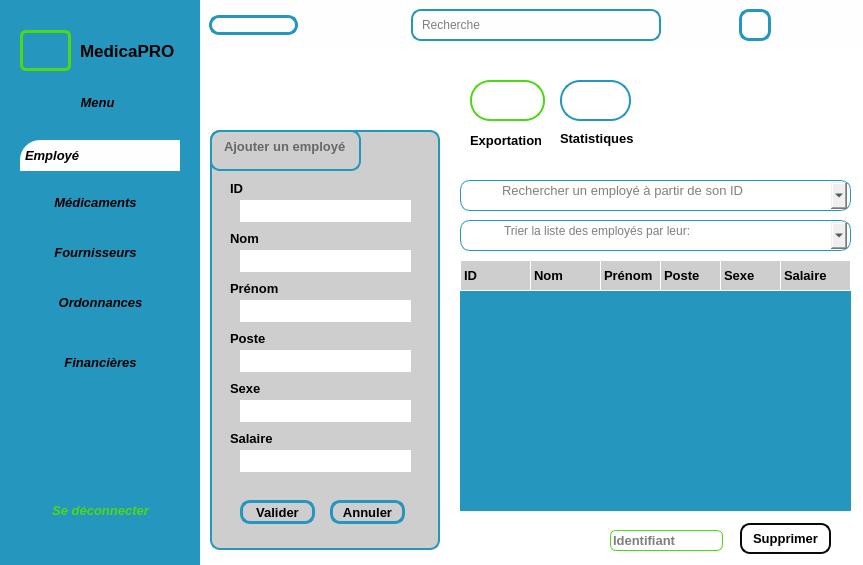
<?xml version="1.0" encoding="UTF-8"?>
<ui version="4.0">
 <class>MainWindow</class>
 <widget class="QMainWindow" name="MainWindow">
  <property name="geometry">
   <rect>
    <x>0</x>
    <y>0</y>
    <width>863</width>
    <height>565</height>
   </rect>
  </property>
  <property name="windowTitle">
   <string>MainWindow</string>
  </property>
  <property name="styleSheet">
   <string notr="true"/>
  </property>
  <widget class="QWidget" name="centralwidget">
   <property name="styleSheet">
    <string notr="true">*{
	color: #000;
	border: none;
}
#centralwidget{
	background-color: #eff99fe
}
#leftmenu{
	background-color: #2596be;
}
QLineEdit{
	background: transparent;
}
QFrame{
	border-radius: 10px;
	border: 2px solid #2596be;
}
QLabel{
	color: #2596be;
}
#employe{
	background-color: #cecece;
}
lineEdit_2{
	background: transparent;
}
#label_3{
	color: #000;
	border: #000;
}
#lineEdit_3{
	background: #ffffff;
	background: transparent;
}
#label_4{
	color: #000;
	border: #000;
}
#lineEdit_4{
	background: #ffffff;
}
#label_5{
	color: #000;
	border: #000;
}
#lineEdit_5{
	background: #ffffff;
}
#label_6{
	color: #000;
	border: #000;
}
#lineEdit_6{
	background: #ffffff;
}
#label_7{
	color: #000;
	border: #000;
}
#lineEdit_7{
	background: #ffffff;
}
#label_8{
	color: #000;
	border: #000;
}
#lineEdit_8{
	background: #ffffff;
}
#label_9{
	color: #000;
	border: #000;
}
#lineEdit_9{
	background: #ffffff;
}
#label_10{
	color: #000;
	border: #000;
}
#pushButton_3{
	border-radius: 10px;
	border: 3px solid  #2596be;
}
#pushButton_4{
	border-radius: 10px;
	border: 3px solid  #2596be;
}
#pushButton_5{
	border-radius: 10px;
	border: 3px solid  #2596be;
}
#pushButton_6{
	border-radius: 10px;
	border: 3px solid  #2596be;
}
#label_11{
	border: #000;
}
#label_12{
	border: #000;
}
#label_23{
	border: #000;
}
#frame_4{
	border-radius: 10px;
	border: 1px solid #2596be;
}
#LineEdit_10{
	background: #CECECE;
}
#widget_3{
	background-color: #fefeff;
}
#mainbody{
	background-color: #ffffff;
}
#frame_8{
	border-radius: 10px;
	border: 1px solid #2596be;
}
#affichage{
	background-color: #2596be;
}
#lineEdit_21{
	border-radius: 6px;
	border: 1px solid  #4cd814;
	background: #fffff;
}
#pushButton_12{
	border-radius: 10px;
	border: 2px solid  #090909;
	background: #fffff;
}
#pushButton_13{
	border-radius: 20px;
	border: 2px solid  #4cd814;
	background: #fffff;
}
#pushButton_14{
	border-radius: 20px;
	border: 2px solid  #2596be;
	background: #fffff;
}
#label_24{
	color: #000;
	border: #000;
}
#label_25{
	color: #000;
	border: #000;
}
#label_26{
	color: #000;
	border: #000;
}
#logo{
	border-radius: 6px;
	border: 3px solid  #4cd814;
	background: #fffff;
}
#sous{
	background-color: #cecece;
}
#label_27{
	border-radius: 1px;
	border: 1px solid  #ffffff;
	color: #000;
}
#label_28{
	border-radius: 1px;
	border: 1px solid  #ffffff;
	color: #000;
}
#label_29{
	border-radius: 1px;
	border: 1px solid  #ffffff;
	color: #000;
}
#label_30{
	border-radius: 1px;
	border: 1px solid  #ffffff;
	color: #000;
}
#label_31{
	border-radius: 1px;
	border: 1px solid  #ffffff;
	color: #000;
}
#label_32{
	border-radius: 1px;
	border: 1px solid  #ffffff;
	color: #000;
}
#pushButton_17{
	background-color: #fefeff;
	padding: 5px;
	text-align: left;
	border-top-left-radius: 20px;
}
#pushButton_22{
	color: #4cd814;
}
#comboBox{
	border-radius: 10px;
	border: 2px solid transparent;
}
#comboBox_2{
	border-radius: 10px;
	border: 2px solid transparent;
}
</string>
   </property>
   <layout class="QHBoxLayout" name="horizontalLayout">
    <property name="spacing">
     <number>0</number>
    </property>
    <property name="leftMargin">
     <number>0</number>
    </property>
    <property name="topMargin">
     <number>0</number>
    </property>
    <property name="rightMargin">
     <number>0</number>
    </property>
    <property name="bottomMargin">
     <number>0</number>
    </property>
    <item>
     <widget class="QWidget" name="leftmenu" native="true">
      <property name="minimumSize">
       <size>
        <width>100</width>
        <height>0</height>
       </size>
      </property>
      <property name="maximumSize">
       <size>
        <width>200</width>
        <height>16777215</height>
       </size>
      </property>
      <layout class="QVBoxLayout" name="verticalLayout">
       <item>
        <widget class="QFrame" name="frame_9">
         <property name="frameShape">
          <enum>QFrame::StyledPanel</enum>
         </property>
         <property name="frameShadow">
          <enum>QFrame::Raised</enum>
         </property>
         <layout class="QVBoxLayout" name="verticalLayout_2">
          <item>
           <widget class="QFrame" name="frame_11">
            <property name="frameShape">
             <enum>QFrame::StyledPanel</enum>
            </property>
            <property name="frameShadow">
             <enum>QFrame::Raised</enum>
            </property>
            <widget class="QFrame" name="frame_10">
             <property name="geometry">
              <rect>
               <x>0</x>
               <y>0</y>
               <width>160</width>
               <height>61</height>
              </rect>
             </property>
             <property name="frameShape">
              <enum>QFrame::StyledPanel</enum>
             </property>
             <property name="frameShadow">
              <enum>QFrame::Raised</enum>
             </property>
             <widget class="QLabel" name="logo">
              <property name="geometry">
               <rect>
                <x>0</x>
                <y>10</y>
                <width>51</width>
                <height>41</height>
               </rect>
              </property>
              <property name="text">
               <string/>
              </property>
              <property name="pixmap">
               <pixmap resource="image22.qrc">:/res/image22</pixmap>
              </property>
             </widget>
             <widget class="QLabel" name="label_3">
              <property name="geometry">
               <rect>
                <x>60</x>
                <y>15</y>
                <width>101</width>
                <height>31</height>
               </rect>
              </property>
              <property name="font">
               <font>
                <pointsize>13</pointsize>
                <bold>true</bold>
               </font>
              </property>
              <property name="text">
               <string>MedicaPRO</string>
              </property>
             </widget>
            </widget>
            <widget class="QPushButton" name="pushButton_16">
             <property name="geometry">
              <rect>
               <x>40</x>
               <y>70</y>
               <width>75</width>
               <height>24</height>
              </rect>
             </property>
             <property name="font">
              <font>
               <pointsize>10</pointsize>
               <italic>true</italic>
               <bold>true</bold>
              </font>
             </property>
             <property name="text">
              <string>Menu</string>
             </property>
             <property name="icon">
              <iconset resource="image23.qrc">
               <normaloff>:/res/icone23</normaloff>:/res/icone23</iconset>
             </property>
            </widget>
            <widget class="QPushButton" name="pushButton_17">
             <property name="geometry">
              <rect>
               <x>0</x>
               <y>120</y>
               <width>161</width>
               <height>31</height>
              </rect>
             </property>
             <property name="font">
              <font>
               <pointsize>10</pointsize>
               <italic>true</italic>
               <bold>true</bold>
               <underline>false</underline>
              </font>
             </property>
             <property name="text">
              <string>Employé</string>
             </property>
             <property name="icon">
              <iconset resource="image27.qrc">
               <normaloff>:/res/icone27</normaloff>:/res/icone27</iconset>
             </property>
            </widget>
            <widget class="QPushButton" name="pushButton_18">
             <property name="geometry">
              <rect>
               <x>20</x>
               <y>170</y>
               <width>111</width>
               <height>24</height>
              </rect>
             </property>
             <property name="font">
              <font>
               <pointsize>10</pointsize>
               <italic>true</italic>
               <bold>true</bold>
               <underline>false</underline>
              </font>
             </property>
             <property name="text">
              <string>Médicaments</string>
             </property>
             <property name="icon">
              <iconset resource="image26.qrc">
               <normaloff>:/res/icone26</normaloff>:/res/icone26</iconset>
             </property>
            </widget>
            <widget class="QPushButton" name="pushButton_19">
             <property name="geometry">
              <rect>
               <x>20</x>
               <y>220</y>
               <width>111</width>
               <height>24</height>
              </rect>
             </property>
             <property name="font">
              <font>
               <pointsize>10</pointsize>
               <italic>true</italic>
               <bold>true</bold>
              </font>
             </property>
             <property name="text">
              <string>Fournisseurs</string>
             </property>
             <property name="icon">
              <iconset resource="image25.qrc">
               <normaloff>:/res/icone25</normaloff>:/res/icone25</iconset>
             </property>
            </widget>
            <widget class="QPushButton" name="pushButton_20">
             <property name="geometry">
              <rect>
               <x>30</x>
               <y>270</y>
               <width>101</width>
               <height>24</height>
              </rect>
             </property>
             <property name="font">
              <font>
               <pointsize>10</pointsize>
               <italic>true</italic>
               <bold>true</bold>
              </font>
             </property>
             <property name="text">
              <string>Ordonnances</string>
             </property>
             <property name="icon">
              <iconset resource="image23.qrc">
               <normaloff>:/res/icone23</normaloff>:/res/icone23</iconset>
             </property>
            </widget>
            <widget class="QPushButton" name="pushButton_21">
             <property name="geometry">
              <rect>
               <x>30</x>
               <y>330</y>
               <width>101</width>
               <height>24</height>
              </rect>
             </property>
             <property name="font">
              <font>
               <pointsize>10</pointsize>
               <italic>true</italic>
               <bold>true</bold>
              </font>
             </property>
             <property name="text">
              <string>Financières</string>
             </property>
             <property name="icon">
              <iconset resource="image24.qrc">
               <normaloff>:/res/icone24</normaloff>:/res/icone24</iconset>
             </property>
            </widget>
            <widget class="QPushButton" name="pushButton_22">
             <property name="geometry">
              <rect>
               <x>20</x>
               <y>470</y>
               <width>121</width>
               <height>41</height>
              </rect>
             </property>
             <property name="font">
              <font>
               <pointsize>10</pointsize>
               <italic>true</italic>
               <bold>true</bold>
              </font>
             </property>
             <property name="text">
              <string>Se déconnecter</string>
             </property>
             <property name="icon">
              <iconset resource="image30.qrc">
               <normaloff>:/res/icone30</normaloff>:/res/icone30</iconset>
             </property>
            </widget>
           </widget>
          </item>
         </layout>
        </widget>
       </item>
      </layout>
     </widget>
    </item>
    <item>
     <widget class="QWidget" name="mainbody" native="true">
      <property name="font">
       <font>
        <bold>false</bold>
       </font>
      </property>
      <widget class="QWidget" name="widget_3" native="true">
       <property name="geometry">
        <rect>
         <x>0</x>
         <y>0</y>
         <width>671</width>
         <height>50</height>
        </rect>
       </property>
       <property name="minimumSize">
        <size>
         <width>400</width>
         <height>0</height>
        </size>
       </property>
       <property name="maximumSize">
        <size>
         <width>800</width>
         <height>135</height>
        </size>
       </property>
       <layout class="QHBoxLayout" name="horizontalLayout_7">
        <property name="spacing">
         <number>0</number>
        </property>
        <property name="leftMargin">
         <number>0</number>
        </property>
        <property name="topMargin">
         <number>0</number>
        </property>
        <property name="rightMargin">
         <number>0</number>
        </property>
        <property name="bottomMargin">
         <number>0</number>
        </property>
        <item>
         <widget class="QWidget" name="widget_7" native="true">
          <layout class="QHBoxLayout" name="horizontalLayout_8">
           <item>
            <widget class="QPushButton" name="pushButton_3">
             <property name="text">
              <string/>
             </property>
             <property name="icon">
              <iconset resource="image.qrc">
               <normaloff>:/res/icone1.jog.png</normaloff>:/res/icone1.jog.png</iconset>
             </property>
             <property name="iconSize">
              <size>
               <width>24</width>
               <height>24</height>
              </size>
             </property>
            </widget>
           </item>
           <item alignment="Qt::AlignHCenter">
            <widget class="QLabel" name="label_12">
             <property name="minimumSize">
              <size>
               <width>10</width>
               <height>0</height>
              </size>
             </property>
             <property name="text">
              <string/>
             </property>
             <property name="pixmap">
              <pixmap resource="image2.qrc">:/res/icone7</pixmap>
             </property>
             <property name="scaledContents">
              <bool>false</bool>
             </property>
             <property name="wordWrap">
              <bool>false</bool>
             </property>
            </widget>
           </item>
          </layout>
         </widget>
        </item>
        <item alignment="Qt::AlignLeft">
         <widget class="QWidget" name="widget_8" native="true">
          <property name="maximumSize">
           <size>
            <width>553</width>
            <height>16777215</height>
           </size>
          </property>
          <layout class="QHBoxLayout" name="horizontalLayout_9">
           <property name="leftMargin">
            <number>9</number>
           </property>
           <property name="topMargin">
            <number>9</number>
           </property>
           <item>
            <widget class="QFrame" name="frame_2">
             <property name="minimumSize">
              <size>
               <width>250</width>
               <height>0</height>
              </size>
             </property>
             <property name="styleSheet">
              <string notr="true"/>
             </property>
             <property name="frameShape">
              <enum>QFrame::StyledPanel</enum>
             </property>
             <property name="frameShadow">
              <enum>QFrame::Raised</enum>
             </property>
             <layout class="QHBoxLayout" name="horizontalLayout_10">
              <property name="spacing">
               <number>0</number>
              </property>
              <property name="leftMargin">
               <number>0</number>
              </property>
              <property name="topMargin">
               <number>0</number>
              </property>
              <property name="rightMargin">
               <number>0</number>
              </property>
              <property name="bottomMargin">
               <number>0</number>
              </property>
              <item>
               <widget class="QLabel" name="label_4">
                <property name="maximumSize">
                 <size>
                  <width>30</width>
                  <height>30</height>
                 </size>
                </property>
                <property name="text">
                 <string/>
                </property>
                <property name="pixmap">
                 <pixmap resource="image.qrc">:/res/icone2.jpg.png</pixmap>
                </property>
                <property name="scaledContents">
                 <bool>true</bool>
                </property>
               </widget>
              </item>
              <item>
               <widget class="QLineEdit" name="lineEdit_2">
                <property name="text">
                 <string/>
                </property>
                <property name="placeholderText">
                 <string>Recherche</string>
                </property>
               </widget>
              </item>
             </layout>
            </widget>
           </item>
          </layout>
         </widget>
        </item>
        <item>
         <widget class="QWidget" name="widget_9" native="true">
          <property name="minimumSize">
           <size>
            <width>200</width>
            <height>0</height>
           </size>
          </property>
          <layout class="QHBoxLayout" name="horizontalLayout_11">
           <property name="spacing">
            <number>0</number>
           </property>
           <property name="leftMargin">
            <number>0</number>
           </property>
           <property name="topMargin">
            <number>0</number>
           </property>
           <property name="rightMargin">
            <number>0</number>
           </property>
           <property name="bottomMargin">
            <number>0</number>
           </property>
           <item alignment="Qt::AlignRight">
            <widget class="QPushButton" name="pushButton_4">
             <property name="minimumSize">
              <size>
               <width>32</width>
               <height>32</height>
              </size>
             </property>
             <property name="maximumSize">
              <size>
               <width>32</width>
               <height>32</height>
              </size>
             </property>
             <property name="text">
              <string/>
             </property>
             <property name="icon">
              <iconset resource="image.qrc">
               <normaloff>:/res/icone4.jpg.png</normaloff>:/res/icone4.jpg.png</iconset>
             </property>
             <property name="iconSize">
              <size>
               <width>32</width>
               <height>32</height>
              </size>
             </property>
            </widget>
           </item>
           <item alignment="Qt::AlignHCenter">
            <widget class="QPushButton" name="pushButton_15">
             <property name="text">
              <string/>
             </property>
             <property name="icon">
              <iconset resource="image20.qrc">
               <normaloff>:/res/icone20</normaloff>:/res/icone20</iconset>
             </property>
            </widget>
           </item>
          </layout>
         </widget>
        </item>
       </layout>
      </widget>
      <widget class="QFrame" name="employe">
       <property name="geometry">
        <rect>
         <x>10</x>
         <y>130</y>
         <width>230</width>
         <height>420</height>
        </rect>
       </property>
       <property name="minimumSize">
        <size>
         <width>230</width>
         <height>420</height>
        </size>
       </property>
       <property name="maximumSize">
        <size>
         <width>150</width>
         <height>600</height>
        </size>
       </property>
       <property name="frameShape">
        <enum>QFrame::StyledPanel</enum>
       </property>
       <property name="frameShadow">
        <enum>QFrame::Raised</enum>
       </property>
       <widget class="QFrame" name="frame_3">
        <property name="geometry">
         <rect>
          <x>0</x>
          <y>0</y>
          <width>151</width>
          <height>41</height>
         </rect>
        </property>
        <property name="maximumSize">
         <size>
          <width>200</width>
          <height>16777215</height>
         </size>
        </property>
        <property name="frameShape">
         <enum>QFrame::StyledPanel</enum>
        </property>
        <property name="frameShadow">
         <enum>QFrame::Raised</enum>
        </property>
        <widget class="QLineEdit" name="lineEdit_3">
         <property name="geometry">
          <rect>
           <x>12</x>
           <y>1</y>
           <width>171</width>
           <height>31</height>
          </rect>
         </property>
         <property name="font">
          <font>
           <pointsize>10</pointsize>
           <italic>false</italic>
           <bold>true</bold>
          </font>
         </property>
         <property name="placeholderText">
          <string>Ajouter un employé </string>
         </property>
        </widget>
       </widget>
       <widget class="QLabel" name="label_5">
        <property name="geometry">
         <rect>
          <x>20</x>
          <y>50</y>
          <width>49</width>
          <height>16</height>
         </rect>
        </property>
        <property name="font">
         <font>
          <pointsize>10</pointsize>
          <bold>true</bold>
         </font>
        </property>
        <property name="text">
         <string>ID</string>
        </property>
       </widget>
       <widget class="QLineEdit" name="lineEdit_4">
        <property name="geometry">
         <rect>
          <x>30</x>
          <y>70</y>
          <width>171</width>
          <height>22</height>
         </rect>
        </property>
       </widget>
       <widget class="QLabel" name="label_6">
        <property name="geometry">
         <rect>
          <x>20</x>
          <y>100</y>
          <width>49</width>
          <height>16</height>
         </rect>
        </property>
        <property name="font">
         <font>
          <pointsize>10</pointsize>
          <bold>true</bold>
         </font>
        </property>
        <property name="text">
         <string>Nom</string>
        </property>
       </widget>
       <widget class="QLineEdit" name="lineEdit_5">
        <property name="geometry">
         <rect>
          <x>30</x>
          <y>120</y>
          <width>171</width>
          <height>22</height>
         </rect>
        </property>
        <property name="font">
         <font>
          <pointsize>10</pointsize>
         </font>
        </property>
       </widget>
       <widget class="QLabel" name="label_7">
        <property name="geometry">
         <rect>
          <x>20</x>
          <y>150</y>
          <width>49</width>
          <height>16</height>
         </rect>
        </property>
        <property name="font">
         <font>
          <pointsize>10</pointsize>
          <bold>true</bold>
         </font>
        </property>
        <property name="text">
         <string>Prénom</string>
        </property>
       </widget>
       <widget class="QLineEdit" name="lineEdit_6">
        <property name="geometry">
         <rect>
          <x>30</x>
          <y>170</y>
          <width>171</width>
          <height>22</height>
         </rect>
        </property>
       </widget>
       <widget class="QLabel" name="label_8">
        <property name="geometry">
         <rect>
          <x>20</x>
          <y>200</y>
          <width>49</width>
          <height>16</height>
         </rect>
        </property>
        <property name="font">
         <font>
          <pointsize>10</pointsize>
          <bold>true</bold>
         </font>
        </property>
        <property name="text">
         <string>Poste</string>
        </property>
       </widget>
       <widget class="QLineEdit" name="lineEdit_7">
        <property name="geometry">
         <rect>
          <x>30</x>
          <y>220</y>
          <width>171</width>
          <height>22</height>
         </rect>
        </property>
       </widget>
       <widget class="QLabel" name="label_9">
        <property name="geometry">
         <rect>
          <x>20</x>
          <y>250</y>
          <width>49</width>
          <height>16</height>
         </rect>
        </property>
        <property name="font">
         <font>
          <pointsize>10</pointsize>
          <bold>true</bold>
         </font>
        </property>
        <property name="text">
         <string>Sexe</string>
        </property>
       </widget>
       <widget class="QLineEdit" name="lineEdit_8">
        <property name="geometry">
         <rect>
          <x>30</x>
          <y>270</y>
          <width>171</width>
          <height>22</height>
         </rect>
        </property>
       </widget>
       <widget class="QLabel" name="label_10">
        <property name="geometry">
         <rect>
          <x>20</x>
          <y>300</y>
          <width>49</width>
          <height>16</height>
         </rect>
        </property>
        <property name="font">
         <font>
          <pointsize>10</pointsize>
          <bold>true</bold>
         </font>
        </property>
        <property name="text">
         <string>Salaire</string>
        </property>
       </widget>
       <widget class="QLineEdit" name="lineEdit_9">
        <property name="geometry">
         <rect>
          <x>30</x>
          <y>320</y>
          <width>171</width>
          <height>22</height>
         </rect>
        </property>
       </widget>
       <widget class="QPushButton" name="pushButton_5">
        <property name="geometry">
         <rect>
          <x>30</x>
          <y>370</y>
          <width>75</width>
          <height>24</height>
         </rect>
        </property>
        <property name="font">
         <font>
          <pointsize>10</pointsize>
          <bold>true</bold>
         </font>
        </property>
        <property name="text">
         <string>Valider</string>
        </property>
       </widget>
       <widget class="QPushButton" name="pushButton_6">
        <property name="geometry">
         <rect>
          <x>120</x>
          <y>370</y>
          <width>75</width>
          <height>24</height>
         </rect>
        </property>
        <property name="font">
         <font>
          <pointsize>10</pointsize>
          <bold>true</bold>
         </font>
        </property>
        <property name="text">
         <string>Annuler</string>
        </property>
       </widget>
      </widget>
      <widget class="QFrame" name="frame_4">
       <property name="geometry">
        <rect>
         <x>260</x>
         <y>180</y>
         <width>391</width>
         <height>31</height>
        </rect>
       </property>
       <property name="frameShape">
        <enum>QFrame::StyledPanel</enum>
       </property>
       <property name="frameShadow">
        <enum>QFrame::Raised</enum>
       </property>
       <widget class="QLineEdit" name="lineEdit_10">
        <property name="geometry">
         <rect>
          <x>40</x>
          <y>0</y>
          <width>271</width>
          <height>20</height>
         </rect>
        </property>
        <property name="font">
         <font>
          <pointsize>10</pointsize>
         </font>
        </property>
        <property name="text">
         <string/>
        </property>
        <property name="placeholderText">
         <string>Rechercher un employé à partir de son ID</string>
        </property>
       </widget>
       <widget class="QLabel" name="label_11">
        <property name="geometry">
         <rect>
          <x>10</x>
          <y>0</y>
          <width>25</width>
          <height>25</height>
         </rect>
        </property>
        <property name="minimumSize">
         <size>
          <width>25</width>
          <height>25</height>
         </size>
        </property>
        <property name="maximumSize">
         <size>
          <width>25</width>
          <height>25</height>
         </size>
        </property>
        <property name="text">
         <string/>
        </property>
        <property name="pixmap">
         <pixmap resource="image3.qrc">:/res/icone8</pixmap>
        </property>
        <property name="scaledContents">
         <bool>true</bool>
        </property>
       </widget>
       <widget class="QComboBox" name="comboBox">
        <property name="geometry">
         <rect>
          <x>328</x>
          <y>0</y>
          <width>61</width>
          <height>31</height>
         </rect>
        </property>
       </widget>
      </widget>
      <widget class="QFrame" name="frame_8">
       <property name="geometry">
        <rect>
         <x>260</x>
         <y>220</y>
         <width>391</width>
         <height>31</height>
        </rect>
       </property>
       <property name="frameShape">
        <enum>QFrame::StyledPanel</enum>
       </property>
       <property name="frameShadow">
        <enum>QFrame::Raised</enum>
       </property>
       <widget class="QLineEdit" name="lineEdit_20">
        <property name="geometry">
         <rect>
          <x>42</x>
          <y>0</y>
          <width>271</width>
          <height>22</height>
         </rect>
        </property>
        <property name="placeholderText">
         <string>Trier la liste des employés par leur:</string>
        </property>
       </widget>
       <widget class="QPushButton" name="pushButton_11">
        <property name="geometry">
         <rect>
          <x>10</x>
          <y>0</y>
          <width>32</width>
          <height>32</height>
         </rect>
        </property>
        <property name="minimumSize">
         <size>
          <width>32</width>
          <height>32</height>
         </size>
        </property>
        <property name="maximumSize">
         <size>
          <width>32</width>
          <height>32</height>
         </size>
        </property>
        <property name="text">
         <string/>
        </property>
        <property name="icon">
         <iconset resource="image4.qrc">
          <normaloff>:/res/icone9</normaloff>:/res/icone9</iconset>
        </property>
       </widget>
       <widget class="QComboBox" name="comboBox_2">
        <property name="geometry">
         <rect>
          <x>320</x>
          <y>0</y>
          <width>69</width>
          <height>31</height>
         </rect>
        </property>
       </widget>
      </widget>
      <widget class="QWidget" name="affichage" native="true">
       <property name="geometry">
        <rect>
         <x>260</x>
         <y>260</y>
         <width>391</width>
         <height>251</height>
        </rect>
       </property>
       <property name="styleSheet">
        <string notr="true"/>
       </property>
       <widget class="QWidget" name="sous" native="true">
        <property name="geometry">
         <rect>
          <x>0</x>
          <y>0</y>
          <width>391</width>
          <height>31</height>
         </rect>
        </property>
        <widget class="QLabel" name="label_27">
         <property name="geometry">
          <rect>
           <x>0</x>
           <y>0</y>
           <width>71</width>
           <height>31</height>
          </rect>
         </property>
         <property name="font">
          <font>
           <pointsize>10</pointsize>
           <bold>true</bold>
          </font>
         </property>
         <property name="text">
          <string>ID</string>
         </property>
        </widget>
        <widget class="QLabel" name="label_28">
         <property name="geometry">
          <rect>
           <x>70</x>
           <y>0</y>
           <width>71</width>
           <height>31</height>
          </rect>
         </property>
         <property name="font">
          <font>
           <pointsize>10</pointsize>
           <bold>true</bold>
          </font>
         </property>
         <property name="text">
          <string>Nom</string>
         </property>
        </widget>
        <widget class="QLabel" name="label_29">
         <property name="geometry">
          <rect>
           <x>140</x>
           <y>0</y>
           <width>61</width>
           <height>31</height>
          </rect>
         </property>
         <property name="font">
          <font>
           <pointsize>10</pointsize>
           <bold>true</bold>
          </font>
         </property>
         <property name="text">
          <string>Prénom</string>
         </property>
        </widget>
        <widget class="QLabel" name="label_30">
         <property name="geometry">
          <rect>
           <x>200</x>
           <y>0</y>
           <width>61</width>
           <height>31</height>
          </rect>
         </property>
         <property name="font">
          <font>
           <pointsize>10</pointsize>
           <bold>true</bold>
          </font>
         </property>
         <property name="text">
          <string>Poste</string>
         </property>
        </widget>
        <widget class="QLabel" name="label_31">
         <property name="geometry">
          <rect>
           <x>260</x>
           <y>0</y>
           <width>61</width>
           <height>31</height>
          </rect>
         </property>
         <property name="font">
          <font>
           <pointsize>10</pointsize>
           <bold>true</bold>
          </font>
         </property>
         <property name="text">
          <string>Sexe</string>
         </property>
        </widget>
        <widget class="QLabel" name="label_32">
         <property name="geometry">
          <rect>
           <x>320</x>
           <y>0</y>
           <width>71</width>
           <height>31</height>
          </rect>
         </property>
         <property name="font">
          <font>
           <pointsize>10</pointsize>
           <bold>true</bold>
          </font>
         </property>
         <property name="text">
          <string>Salaire</string>
         </property>
        </widget>
       </widget>
      </widget>
      <widget class="QLineEdit" name="lineEdit_21">
       <property name="geometry">
        <rect>
         <x>410</x>
         <y>530</y>
         <width>113</width>
         <height>21</height>
        </rect>
       </property>
       <property name="font">
        <font>
         <pointsize>10</pointsize>
         <bold>true</bold>
        </font>
       </property>
       <property name="placeholderText">
        <string>Identifiant</string>
       </property>
      </widget>
      <widget class="QPushButton" name="pushButton_12">
       <property name="geometry">
        <rect>
         <x>540</x>
         <y>523</y>
         <width>91</width>
         <height>31</height>
        </rect>
       </property>
       <property name="font">
        <font>
         <pointsize>10</pointsize>
         <bold>true</bold>
        </font>
       </property>
       <property name="text">
        <string>Supprimer</string>
       </property>
      </widget>
      <widget class="QPushButton" name="pushButton_13">
       <property name="geometry">
        <rect>
         <x>270</x>
         <y>80</y>
         <width>75</width>
         <height>41</height>
        </rect>
       </property>
       <property name="text">
        <string/>
       </property>
       <property name="icon">
        <iconset resource="image6.qrc">
         <normaloff>:/res/icone10</normaloff>:/res/icone10</iconset>
       </property>
       <property name="iconSize">
        <size>
         <width>32</width>
         <height>32</height>
        </size>
       </property>
      </widget>
      <widget class="QPushButton" name="pushButton_14">
       <property name="geometry">
        <rect>
         <x>360</x>
         <y>80</y>
         <width>71</width>
         <height>41</height>
        </rect>
       </property>
       <property name="text">
        <string/>
       </property>
       <property name="icon">
        <iconset resource="image7.qrc">
         <normaloff>:/res/icone11</normaloff>:/res/icone11</iconset>
       </property>
       <property name="iconSize">
        <size>
         <width>32</width>
         <height>32</height>
        </size>
       </property>
      </widget>
      <widget class="QLabel" name="label_23">
       <property name="geometry">
        <rect>
         <x>600</x>
         <y>50</y>
         <width>51</width>
         <height>91</height>
        </rect>
       </property>
       <property name="text">
        <string/>
       </property>
       <property name="pixmap">
        <pixmap resource="image16.qrc">:/res/icone16</pixmap>
       </property>
      </widget>
      <widget class="QLabel" name="label_24">
       <property name="geometry">
        <rect>
         <x>540</x>
         <y>60</y>
         <width>49</width>
         <height>71</height>
        </rect>
       </property>
       <property name="text">
        <string/>
       </property>
       <property name="pixmap">
        <pixmap resource="image18.qrc">:/res/icone18</pixmap>
       </property>
      </widget>
      <widget class="QLabel" name="label_25">
       <property name="geometry">
        <rect>
         <x>270</x>
         <y>130</y>
         <width>71</width>
         <height>20</height>
        </rect>
       </property>
       <property name="font">
        <font>
         <pointsize>10</pointsize>
         <bold>true</bold>
        </font>
       </property>
       <property name="text">
        <string>Exportation</string>
       </property>
      </widget>
      <widget class="QLabel" name="label_26">
       <property name="geometry">
        <rect>
         <x>360</x>
         <y>130</y>
         <width>81</width>
         <height>16</height>
        </rect>
       </property>
       <property name="font">
        <font>
         <pointsize>10</pointsize>
         <bold>true</bold>
        </font>
       </property>
       <property name="text">
        <string>Statistiques</string>
       </property>
      </widget>
     </widget>
    </item>
   </layout>
  </widget>
 </widget>
 <resources>
  <include location="image3.qrc"/>
  <include location="image4.qrc"/>
  <include location="image18.qrc"/>
  <include location="image2.qrc"/>
  <include location="image24.qrc"/>
  <include location="image25.qrc"/>
  <include location="image22.qrc"/>
  <include location="image27.qrc"/>
  <include location="image7.qrc"/>
  <include location="image16.qrc"/>
  <include location="image30.qrc"/>
  <include location="image.qrc"/>
  <include location="image6.qrc"/>
  <include location="image26.qrc"/>
  <include location="image20.qrc"/>
  <include location="image23.qrc"/>
 </resources>
 <connections/>
</ui>
